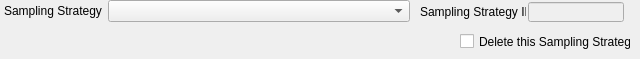
           <widget class="QWidget" name="page_30">
            <widget class="QWidget" name="layoutWidget_15">
             <property name="geometry">
              <rect>
               <x>4</x>
               <y>0</y>
               <width>406</width>
               <height>22</height>
              </rect>
             </property>
             <layout class="QHBoxLayout" name="horizontalLayout_45">
              <item>
               <widget class="QLabel" name="label_73">
                <property name="sizePolicy">
                 <sizepolicy hsizetype="Fixed" vsizetype="Preferred">
                  <horstretch>0</horstretch>
                  <verstretch>0</verstretch>
                 </sizepolicy>
                </property>
                <property name="text">
                 <string>Sampling Strategy</string>
                </property>
               </widget>
              </item>
              <item>
               <widget class="QComboBox" name="comboBox_311"/>
              </item>
             </layout>
            </widget>
            <widget class="QCheckBox" name="checkBox">
             <property name="geometry">
              <rect>
               <x>460</x>
               <y>33</y>
               <width>171</width>
               <height>17</height>
              </rect>
             </property>
             <property name="text">
              <string>Delete this Sampling Strategy?</string>
             </property>
            </widget>
            <widget class="QLabel" name="label_82">
             <property name="geometry">
              <rect>
               <x>420</x>
               <y>4</y>
               <width>106</width>
               <height>16</height>
              </rect>
             </property>
             <property name="text">
              <string>Sampling Strategy ID</string>
             </property>
            </widget>
            <widget class="QLineEdit" name="lineEdit_24">
             <property name="enabled">
              <bool>false</bool>
             </property>
             <property name="geometry">
              <rect>
               <x>528</x>
               <y>2</y>
               <width>96</width>
               <height>20</height>
              </rect>
             </property>
            </widget>
           </widget>
